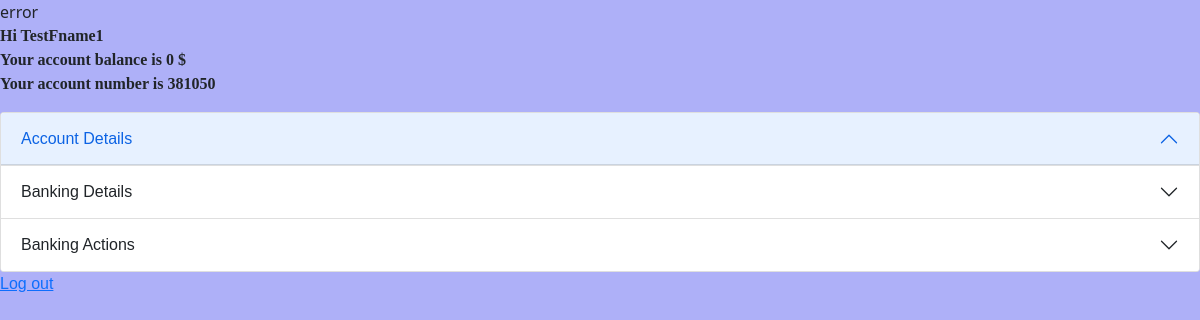
Page /dashboard.php (signed in) on the committed database.
### tables this page shows
CREATE TABLE `user_accounts` (
  `id` int(11) NOT NULL,
  `account_number` bigint(20) NOT NULL,
  `pin` int(11) NOT NULL,
  `first_name` varchar(100) NOT NULL,
  `last_name` varchar(100) NOT NULL,
  `mobile` varchar(30) NOT NULL,
  `address` varchar(100) NOT NULL,
  `email` varchar(100) NOT NULL,
  `username` varchar(100) NOT NULL,
  `pwd` varchar(100) NOT NULL,
  `balance` float NOT NULL,
  `reg_date` datetime NOT NULL DEFAULT current_timestamp()
);

### dashboard.php (the view, shortened to what this page needs)
<?php
if (isset($_SESSION['user_id'])) {
    $userID =  $_SESSION['user_id'];
    $array_result = InsertValue($userID);
} else {
    header("Location: session_error.php");
    die();
}
$array_result = InsertValue($userID);
function InsertValue($userID)
{
    require "connect.php";
    $sql = "select * from user_accounts WHERE username = '{$userID}'";
    $result = $conn->query($sql);
    if ($result->num_rows > 0) {
        $array_result = $result->fetch_all(MYSQLI_ASSOC);
    } else {
        echo "error" . $conn->connect_error;
    }
    return $array_result;
}
?>
<!DOCTYPE html>
<html lang="en">
<head>
    <link href="https://cdn.jsdelivr.net/npm/bootstrap@5.1.3/dist/css/bootstrap.min.css" rel="stylesheet">
    <link rel="stylesheet" href="css/admin.css">
</head>
<body>
    <?php
    foreach ($array_result as $value) {
        $userFirstName = $value['first_name'];
        $accountBalance = $value['balance'];
        $accountNumber = $value['account_number'];
    }
    ?>
    <p>
        <?php
        echo "Hi " . $userFirstName;
        echo '<br>';
        echo "Your account balance is " . $accountBalance . " $";
        echo '<br>';
        echo "Your account number is " . $accountNumber;
        ?>
    </p>
    <div class="accordion" id="accordionExample">
        <div class="accordion-item">
            <h2 class="accordion-header" id="headingOne">
                <button class="accordion-button" type="button" data-bs-toggle="collapse" data-bs-target="#collapseOne" aria-expanded="true" aria-controls="collapseOne">
                    Account Details
                </button>
            </h2>
        </div>
        <div class="accordion-item">
            <h2 class="accordion-header" id="headingTwo">
                <button class="accordion-button collapsed" type="button" data-bs-toggle="collapse" data-bs-target="#collapseTwo" aria-expanded="false" aria-controls="collapseTwo">
                    Banking Details
                </button>
            </h2>
        </div>
        <div class="accordion-item">
            <h2 class="accordion-header" id="headingThree">
                <button class="accordion-button collapsed" type="button" data-bs-toggle="collapse" data-bs-target="#collapseThree" aria-expanded="false" aria-controls="collapseThree">
                    Banking Actions
                </button>
            </h2>
        </div>
        <a href="log_out.php" class="href">Log out</a> <br>
    </div>
</body>
</html>

### CSS/admin.css (style rules this page uses)
* { font-family: sans-serif; box-sizing: border-box; }
body { background: #aeb0f8; display: flex; height: 100vh; flex-direction: column; }
.href { margin-top: 5px; }
p { font-size: 16px; font-weight: bold; font-family: cursive; }

### rows in the picture
user_accounts: first_name "TestFname1", balance "0", account_number "381050"
